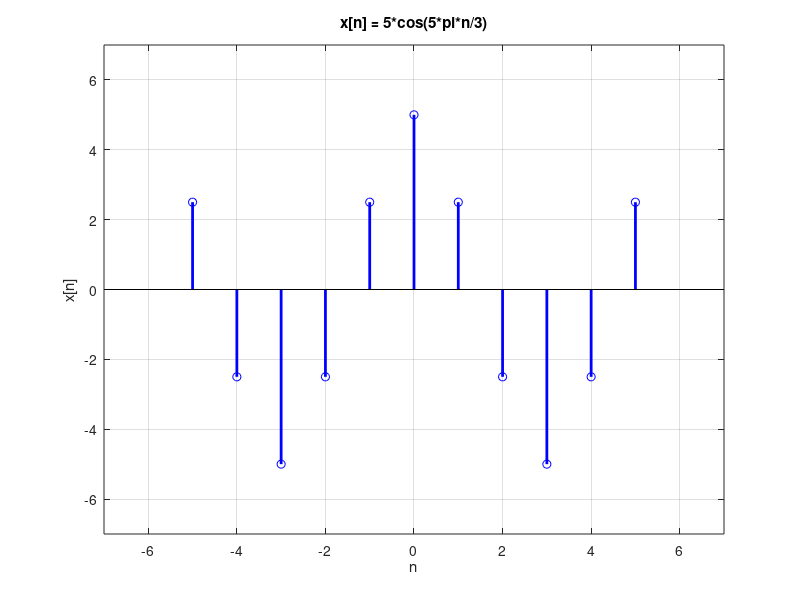

The MATLAB source for this figure:
n = -5:5;
x = 5 * cos(5 * pi * n / 3);

% Trovo l'indice della prima occorrenza del massimo
index1 = find(x == max(x), 1);

% Trovo l'indice della seconda occorrenza del massimo
index2 = find(x == max(x(index1+1:end)), 1)+index1;

% Calcolo il periodo come differenza tra i 2 indici
period = index2 - index1 + 1;
disp(['Period of the signal: ' num2str(period)]);

% Grafici
stem(n, x, 'b', 'LineWidth', 2);
xlabel('n');
ylabel('x[n]');
title('x[n] = 5*cos(5*pi*n/3)');
axis([-7 7 -7 7]);
grid on;